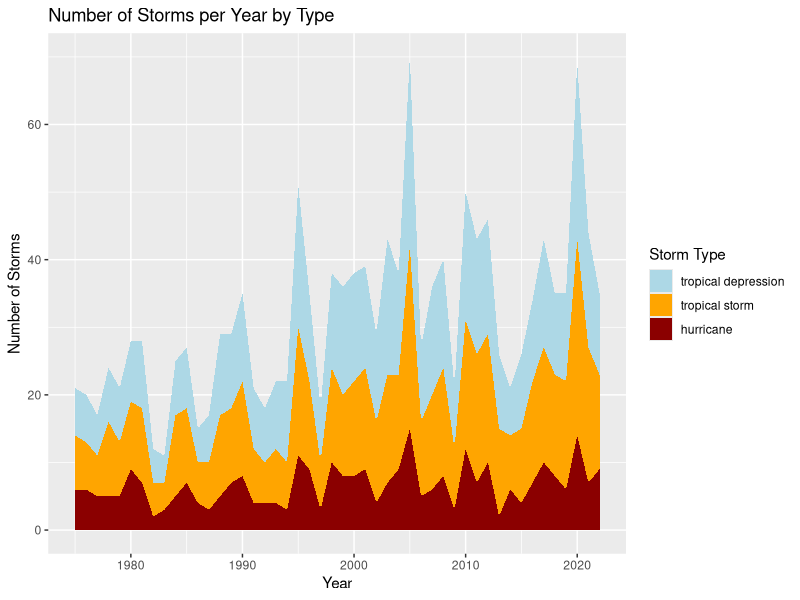
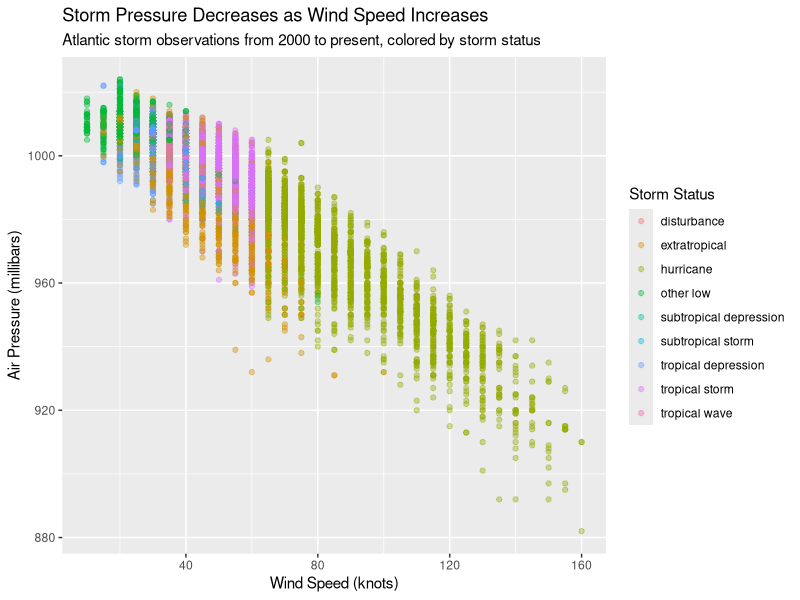

Here is the R script that generated these plots, in order:
## ---- chunk 1
#| label: setup
#| message: false

library(tidyverse)
## ---- chunk 2
#| label: storms-per-year

storms |>
  filter(status %in% c("tropical depression", "tropical storm", "hurricane")) |>
  mutate(
    status = factor(
      status,
      levels = c("tropical depression", "tropical storm", "hurricane")
    )
  ) |>
  distinct(year, name, status) |>
  count(year, status) |>
  complete(year, status, fill = list(n = 0)) |>
  ggplot(aes(x = year, y = n, fill = status)) +
  geom_area() +
  scale_fill_manual(
    values = c(
      "tropical depression" = "lightblue",
      "tropical storm" = "orange",
      "hurricane" = "darkred"
    )
  ) +
  labs(
    title = "Number of Storms per Year by Type",
    x = "Year",
    y = "Number of Storms",
    fill = "Storm Type"
  )
## ---- chunk 3
#| label: print-storms
#| cache: true

storms_recent <- storms |>
  filter(year >= 2000) |>
  select(year, name, status, wind, pressure)
## ---- chunk 4
#| label: wind-pressure-plot

storms_recent |>
  ggplot(aes(x = wind, y = pressure, color = status)) +
  geom_point(alpha = 0.4) +
  labs(
    title = "Storm Pressure Decreases as Wind Speed Increases",
    subtitle = "Atlantic storm observations from 2000 to present, colored by storm status",
    x = "Wind Speed (knots)",
    y = "Air Pressure (millibars)",
    color = "Storm Status"
  )
